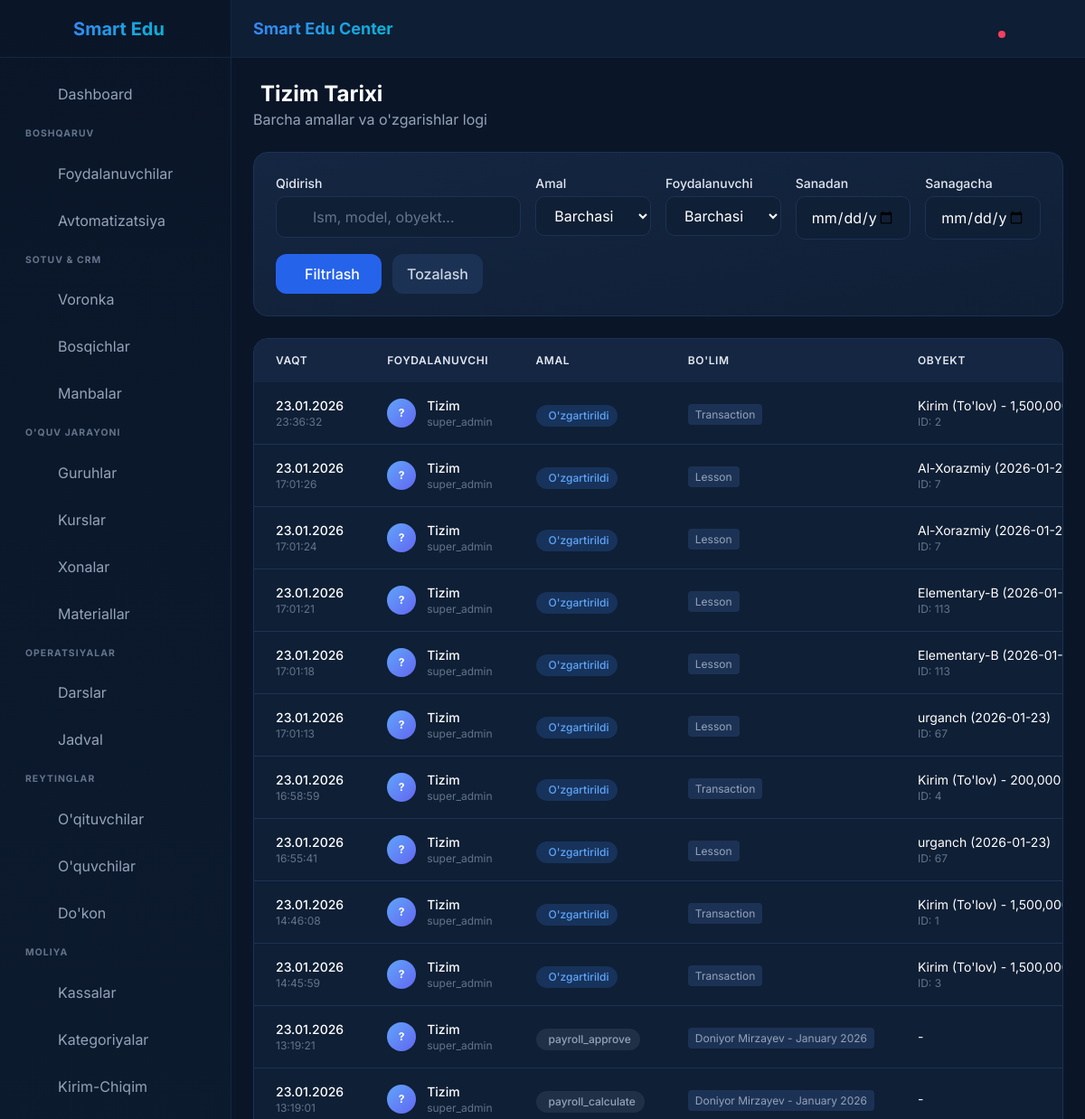
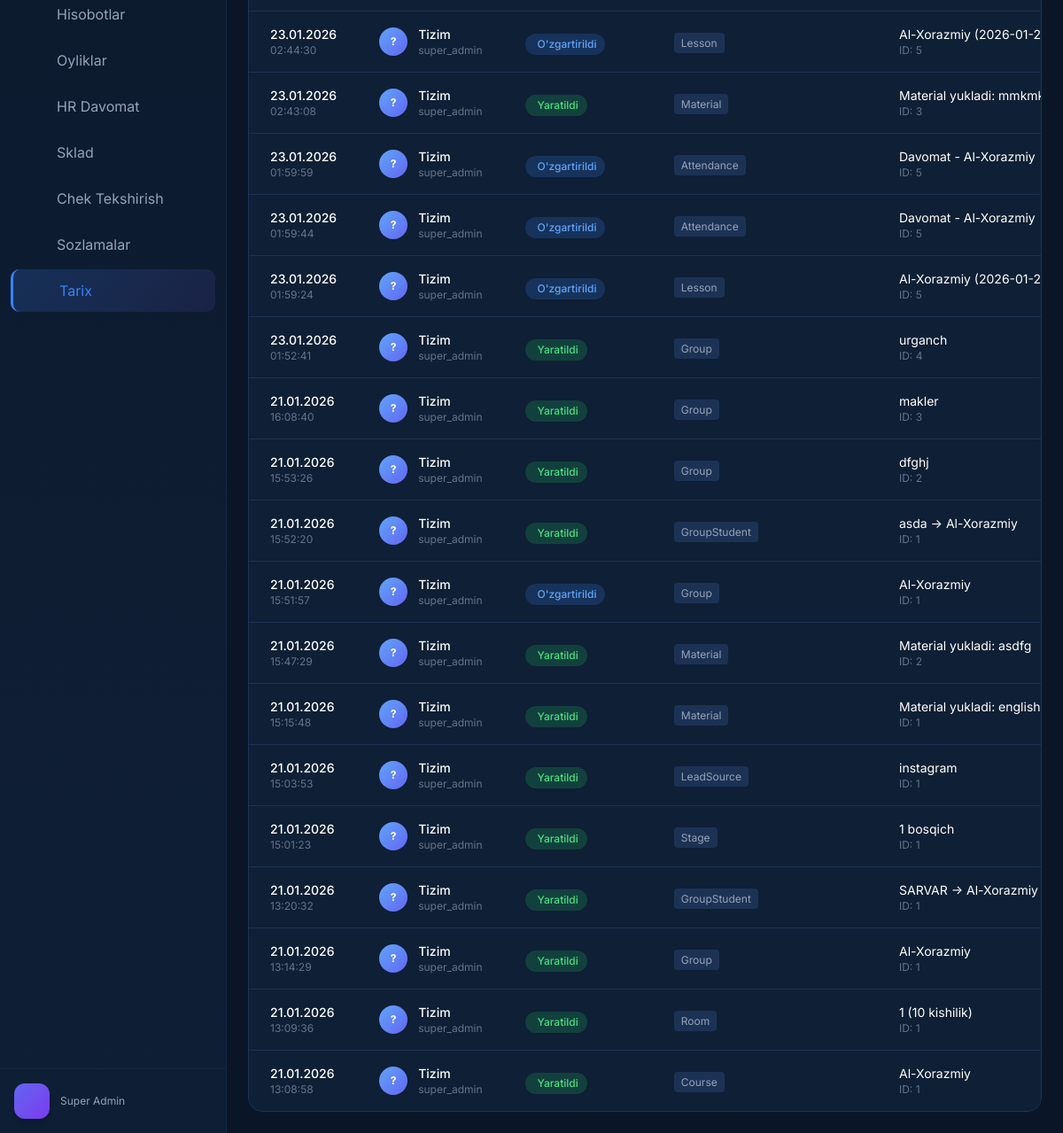
Screenshot of /core/history/ (signed in) with the database file from the repository (2 pictures, top to bottom).
### apps/users/models.py (models this page shows, shortened)
class User(AbstractUser, TenantAwareModel):
    ROLE_CHOICES = (
        ('super_admin', 'Super Admin'),  # Platforma egasi
        ('owner', 'Direktor'),  # Markaz egasi
        ('admin', 'Administrator'),  # Filial boshqaruvchisi
        ('teacher', 'O\'qituvchi'),
        ('student', 'O\'quvchi'),
        ('parent', 'Ota-ona'),
        ('staff', 'Xodim'),  # Boshqa xodimlar
    )
    username = None  # Usernameni o'chiramiz
    phone = models.CharField(max_length=20, unique=True, verbose_name="Telefon raqam")
    telegram_id = models.BigIntegerField(null=True, blank=True, unique=True, verbose_name="Telegram ID")
    USERNAME_FIELD = 'phone'
    REQUIRED_FIELDS = []
    objects = CustomUserManager()
    role = models.CharField(max_length=20, choices=ROLE_CHOICES, default='student', verbose_name="Roli")
    branch = models.ForeignKey('organizations.Branch', on_delete=models.SET_NULL, null=True, blank=True,
                               verbose_name="Filial")
    middle_name = models.CharField(max_length=50, blank=True, verbose_name="Otasining ismi")
    birth_date = models.DateField(null=True, blank=True, verbose_name="Tug'ilgan sana")
    avatar = models.ImageField(upload_to='avatars/%Y/%m/', blank=True, null=True, verbose_name="Rasm")
    nfc_card_id = models.CharField(max_length=50, blank=True, null=True, unique=True, verbose_name="NFC ID (Turniket)")
    profile_data = models.JSONField(default=dict, blank=True, verbose_name="Qo'shimcha Info")
    balance = models.DecimalField(max_digits=12, decimal_places=2, default=0, verbose_name="Hisob (Balans)")
    organization = models.ForeignKey(
        'organizations.Organization',
        on_delete=models.CASCADE,
        related_name='users',
        null=True,
        blank=True
    )
    class Meta:
        db_table = 'users'
        verbose_name = "Foydalanuvchi"
        verbose_name_plural = "Foydalanuvchilar"
        indexes = [
            models.Index(fields=['organization', 'role']),
            models.Index(fields=['organization', 'branch']),
            models.Index(fields=['phone']),
            models.Index(fields=['telegram_id']),
        ]

### apps/core/models.py (models this page shows, shortened)
class AuditLog(models.Model):
    ACTION_CHOICES = (
        ('CREATE', 'Yaratildi'),
        ('UPDATE', 'O\'zgartirildi'),
        ('DELETE', 'O\'chirildi'),
        ('LOGIN', 'Tizimga kirdi'),
        ('LOGOUT', 'Tizimdan chiqdi'),
    )
    organization = models.ForeignKey(
        'organizations.Organization',
        on_delete=models.CASCADE,
        null=True, blank=True,
        related_name='audit_logs'
    )
    user = models.ForeignKey(
        'users.User',
        on_delete=models.SET_NULL,
        null=True,
        related_name='audit_logs',
        verbose_name="Kim bajardi"
    )
    action = models.CharField(max_length=20, choices=ACTION_CHOICES, verbose_name="Amal")
    model_name = models.CharField(max_length=100, verbose_name="Model nomi")
    object_id = models.IntegerField(null=True, blank=True, verbose_name="Obyekt ID")
    object_repr = models.CharField(max_length=255, blank=True, verbose_name="Obyekt nomi")
    changes = models.JSONField(default=dict, blank=True, verbose_name="O'zgarishlar")
    ip_address = models.GenericIPAddressField(null=True, blank=True, verbose_name="IP Manzil")
    user_agent = models.CharField(max_length=500, blank=True, verbose_name="Brauzer")
    created_at = models.DateTimeField(auto_now_add=True, verbose_name="Vaqt")
    class Meta:
        db_table = 'audit_logs'
        ordering = ['-created_at']
        verbose_name = "Audit Log"
        verbose_name_plural = "Audit Loglar"

### apps/core/history_views.py (the view, shortened to what this page needs)
# urls.py: path('history/', history_list, name='history_list'),
@login_required
def history_list(request):
    logs = AuditLog.objects.select_related('user', 'organization').order_by('-created_at')
    if request.user.role != 'super_admin' and request.user.organization:
        logs = logs.filter(organization=request.user.organization)
    date_from = request.GET.get('date_from')
    date_to = request.GET.get('date_to')
    if date_from:
        logs = logs.filter(created_at__date__gte=date_from)
    if date_to:
        logs = logs.filter(created_at__date__lte=date_to)
    user_id = request.GET.get('user')
    if user_id:
        logs = logs.filter(user_id=user_id)
    action = request.GET.get('action')
    if action:
        logs = logs.filter(action=action)
    model_name = request.GET.get('model')
    if model_name:
        logs = logs.filter(model_name__icontains=model_name)
    search = request.GET.get('q')
    paginator = Paginator(logs, 50)  # 50 ta har sahifada
    page = request.GET.get('page', 1)
    logs_page = paginator.get_page(page)
    users_with_logs = User.objects.filter(
        audit_logs__isnull=False
    ).distinct().order_by('first_name')
    model_names = AuditLog.objects.values_list('model_name', flat=True).distinct()
    context = {
        'logs': logs_page,
        'users': users_with_logs,
        'model_names': set(model_names),
        'action_choices': AuditLog.ACTION_CHOICES,
        'current_action': action,
        'current_user': user_id,
        'current_model': model_name,
        'current_search': search,
        'date_from': date_from,
        'date_to': date_to,
    }
    return render(request, 'core/history.html', context)

### templates/core/history.html (shortened to what this page needs)
{% extends 'base.html' %}
{% block content %}
<div class="space-y-6">
    <div class="flex flex-col lg:flex-row lg:items-center lg:justify-between gap-4">
        <div>
            <h1 class="text-2xl font-bold text-white flex items-center gap-2">
                Tizim Tarixi
            </h1>
            <p class="text-slate-400">Barcha amallar va o'zgarishlar logi</p>
        </div>
    </div>
    <div class="rounded-2xl border border-[#1c3255] bg-gradient-to-br from-[#152642] to-[#0f1f35] p-6">
        <form method="GET" class="grid grid-cols-1 md:grid-cols-2 lg:grid-cols-6 gap-4">
            <div class="lg:col-span-2">
                <label class="block text-sm font-medium text-slate-300 mb-1">Qidirish</label>
                <div class="relative">
                    <input type="text" name="q" value="{{ current_search|default:'' }}"
                        placeholder="Ism, model, obyekt..."
                        class="w-full pl-10 px-4 py-2.5 rounded-xl bg-[#0f1f35] border border-[#1c3255] text-white focus:ring-2 focus:ring-blue-500/50 focus:outline-none">
                </div>
            </div>
            <div>
                <label class="block text-sm font-medium text-slate-300 mb-1">Amal</label>
                <select name="action" class="w-full px-4 py-2.5 rounded-xl bg-[#0f1f35] border border-[#1c3255] text-white focus:ring-2 focus:ring-blue-500/50 focus:outline-none">
                    <option value="">Barchasi</option>
                </select>
            </div>
            <div>
                <label class="block text-sm font-medium text-slate-300 mb-1">Foydalanuvchi</label>
                <select name="user" class="w-full px-4 py-2.5 rounded-xl bg-[#0f1f35] border border-[#1c3255] text-white focus:ring-2 focus:ring-blue-500/50 focus:outline-none">
                    <option value="">Barchasi</option>
                </select>
            </div>
            <div>
                <label class="block text-sm font-medium text-slate-300 mb-1">Sanadan</label>
                <input type="date" name="date_from" value="{{ date_from|default:'' }}"
                    class="w-full px-4 py-2.5 rounded-xl bg-[#0f1f35] border border-[#1c3255] text-white focus:ring-2 focus:ring-blue-500/50 focus:outline-none">
            </div>
            <div>
                <label class="block text-sm font-medium text-slate-300 mb-1">Sanagacha</label>
                <input type="date" name="date_to" value="{{ date_to|default:'' }}"
                    class="w-full px-4 py-2.5 rounded-xl bg-[#0f1f35] border border-[#1c3255] text-white focus:ring-2 focus:ring-blue-500/50 focus:outline-none">
            </div>
            <div class="lg:col-span-6 flex items-center gap-3">
                <button type="submit"
                    class="px-6 py-2.5 bg-blue-600 text-white rounded-xl font-medium hover:bg-blue-700 transition flex items-center gap-2">
                     Filtrlash
                </button>
                <a href="{% url 'core:history_list' %}"
                    class="px-4 py-2.5 bg-[#1c3255] text-slate-300 rounded-xl font-medium hover:bg-[#234069] transition">
                    Tozalash
                </a>
            </div>
        </form>
    </div>
    <div class="rounded-2xl border border-[#1c3255] bg-gradient-to-br from-[#152642] to-[#0f1f35] overflow-hidden">
        <div class="overflow-x-auto">
            <table class="w-full">
                <thead class="bg-[#0f1f35]">
                    <tr>
                        <th class="text-left px-6 py-4 text-xs font-semibold text-slate-400 uppercase tracking-wider">Vaqt</th>
                        <th class="text-left px-6 py-4 text-xs font-semibold text-slate-400 uppercase tracking-wider">Foydalanuvchi</th>
                        <th class="text-left px-6 py-4 text-xs font-semibold text-slate-400 uppercase tracking-wider">Amal</th>
                        <th class="text-left px-6 py-4 text-xs font-semibold text-slate-400 uppercase tracking-wider">Bo'lim</th>
                        <th class="text-left px-6 py-4 text-xs font-semibold text-slate-400 uppercase tracking-wider">Obyekt</th>
                    </tr>
                </thead>
                <tbody class="divide-y divide-[#1c3255]">
                    {% for log in logs %}
                    <tr class="hover:bg-[#1c3255] transition">
                        <td class="px-6 py-4 whitespace-nowrap">
                            <div class="text-sm font-medium text-white">{{ log.created_at|date:"d.m.Y" }}</div>
                            <div class="text-xs text-slate-500">{{ log.created_at|time:"H:i:s" }}</div>
                        </td>
                        <td class="px-6 py-4 whitespace-nowrap">
                            <div class="flex items-center gap-3">
                                <div class="w-8 h-8 bg-gradient-to-br from-blue-400 to-indigo-500 rounded-full flex items-center justify-center text-white text-xs font-bold">
                                    {{ log.user.first_name|first|default:"?" }}
                                </div>
                                <div>
                                    <div class="text-sm font-medium text-white">
                                        {{ log.user.first_name|default:"Tizim" }} {{ log.user.last_name|default:"" }}
                                    </div>
                                    <div class="text-xs text-slate-500">{{ log.user.role|default:"-" }}</div>
                                </div>
                            </div>
                        </td>
                        <td class="px-6 py-4 whitespace-nowrap">
                            <span class="inline-flex items-center gap-1 px-2.5 py-1 rounded-full text-xs font-medium
                                {% if log.action == 'CREATE' %}bg-green-500/20 text-green-400
                                {% elif log.action == 'UPDATE' %}bg-blue-500/20 text-blue-400
                                {% elif log.action == 'DELETE' %}bg-red-500/20 text-red-400
                                {% elif log.action == 'LOGIN' %}bg-purple-500/20 text-purple-400
                                {% else %}bg-slate-500/20 text-slate-400{% endif %}">
                                {{ log.get_action_display }}
                            </span>
                        </td>
                        <td class="px-6 py-4 whitespace-nowrap">
                            <span class="px-2 py-1 bg-[#1c3255] rounded text-xs text-slate-400">
                                {{ log.model_name }}
                            </span>
                        </td>
                        <td class="px-6 py-4">
                            <div class="text-sm text-white max-w-xs truncate" title="{{ log.object_repr }}">
                                {{ log.object_repr|default:"-" }}
                            </div>
                            {% if log.object_id %}
                            <div class="text-xs text-slate-500">ID: {{ log.object_id }}</div>
                            {% endif %}
                        </td>
                    </tr>
                    {% endfor %}
                </tbody>
            </table>
        </div>
    </div>
</div>
{% endblock %}

### templates/base.html (shortened to what this page needs)
{% load static %}
<!DOCTYPE html>
<html lang="uz" x-data="{
    darkMode: true,
    sidebarOpen: window.innerWidth >= 1024
}" :class="{ 'dark': darkMode }" class="dark">
<head>
    <script src="https://cdn.tailwindcss.com"></script>
    <link rel="stylesheet" href="{% static 'css/style.css' %}">
</head>
<body class="font-sans antialiased overflow-hidden bg-[#0a1628] text-slate-100">
    <div class="flex h-screen w-full">
        <aside
            class="flex-shrink-0 w-64 flex flex-col transition-all duration-300 transform lg:transform-none z-50 absolute lg:relative h-full sidebar-dark"
            :class="sidebarOpen ? 'translate-x-0' : '-translate-x-full'">
            <div class="h-16 flex items-center justify-center border-b border-[#152642]">
                <span class="text-xl font-bold flex items-center gap-2 text-gradient">
                    Smart Edu
                </span>
            </div>
            <div id="sidebar-nav" class="flex-1 overflow-y-auto py-4 px-3 space-y-1">
                {% include 'components/sidebar.html' %}
            </div>
            <div class="p-4 border-t border-[#152642] bg-[#0f1f35]/50">
                <div class="flex items-center gap-3">
                    <div
                        class="w-10 h-10 rounded-xl bg-gradient-to-br from-indigo-500 to-violet-600 text-white flex items-center justify-center font-bold shadow-md">
                    </div>
                    <div class="flex-1 min-w-0">
                        <p class="text-xs truncate text-slate-400">{{ request.user.get_role_display }}</p>
                    </div>
                    <a href="{% url 'logout' %}"
                        class="transition p-2 rounded-lg text-slate-400 hover:text-red-400 hover:bg-red-500/10">
                    </a>
                </div>
            </div>
        </aside>
        <div class="flex-1 flex flex-col h-screen min-w-0 overflow-hidden">
            <header class="h-16 flex items-center justify-between px-6 z-40 header-dark">
                <h1 class="text-lg font-bold hidden sm:block text-gradient">
                    {{ organization.name|default:"Smart Edu Center" }}
                </h1>
                <div class="flex items-center gap-2" x-data="{ notifOpen: false, logoutOpen: false }">
                    <div class="relative">
                        <button @click="notifOpen = !notifOpen"
                            class="relative p-2.5 rounded-xl transition text-slate-400 hover:text-amber-400 hover:bg-[#152642]">
                            <span class="absolute top-2 right-2 w-2 h-2 bg-rose-500 rounded-full animate-pulse"></span>
                        </button>
                    </div>
                    <button class="p-2.5 text-slate-400 hover:text-blue-400 hover:bg-[#152642] rounded-xl transition">
                    </button>
                    <div class="relative">
                        <button @click="logoutOpen = true"
                            class="p-2.5 text-slate-400 hover:text-rose-400 hover:bg-rose-500/10 rounded-xl transition">
                        </button>
                    </div>
                </div>
            </header>
            <main class="flex-1 overflow-y-auto p-6 bg-[#0a1628]">
                {% block content %}{% endblock %}
            </main>
        </div>
    </div>
</body>
</html>

### rows the page displays
User: user.role "Super Admin"
AuditLog: created_at "23.01.2026", created_at "23:36:32", user.first_name|first "?", user.first_name "Tizim", user.role "super_admin", action "O'zgartirildi", model_name "Transaction", object_repr "Kirim (To'lov) -…", object_id "2"
AuditLog: created_at "23.01.2026", created_at "17:01:26", user.first_name|first "?", user.first_name "Tizim", user.role "super_admin", action "O'zgartirildi", model_name "Lesson", object_repr "Al-Xorazmiy…", object_id "7"
AuditLog: created_at "23.01.2026", created_at "17:01:24", user.first_name|first "?", user.first_name "Tizim", user.role "super_admin", action "O'zgartirildi", model_name "Lesson", object_repr "Al-Xorazmiy…", object_id "7"
AuditLog: created_at "23.01.2026", created_at "17:01:21", user.first_name|first "?", user.first_name "Tizim", user.role "super_admin", action "O'zgartirildi", model_name "Lesson", object_repr "Elementary-B…", object_id "113"
AuditLog: created_at "23.01.2026", created_at "17:01:18", user.first_name|first "?", user.first_name "Tizim", user.role "super_admin", action "O'zgartirildi", model_name "Lesson", object_repr "Elementary-B…", object_id "113"
AuditLog: created_at "23.01.2026", created_at "17:01:13", user.first_name|first "?", user.first_name "Tizim", user.role "super_admin", action "O'zgartirildi", model_name "Lesson", object_repr "urganch (2026-01-23)", object_id "67"
AuditLog: created_at "23.01.2026", created_at "16:58:59", user.first_name|first "?", user.first_name "Tizim", user.role "super_admin", action "O'zgartirildi", model_name "Transaction", object_repr "Kirim (To'lov) - 200,000", object_id "4"
AuditLog: created_at "23.01.2026", created_at "16:55:41", user.first_name|first "?", user.first_name "Tizim", user.role "super_admin", action "O'zgartirildi", model_name "Lesson", object_repr "urganch (2026-01-23)", object_id "67"
AuditLog: created_at "23.01.2026", created_at "14:46:08", user.first_name|first "?", user.first_name "Tizim", user.role "super_admin", action "O'zgartirildi", model_name "Transaction", object_repr "Kirim (To'lov) -…", object_id "1"
AuditLog: created_at "23.01.2026", created_at "14:45:59", user.first_name|first "?", user.first_name "Tizim", user.role "super_admin", action "O'zgartirildi", model_name "Transaction", object_repr "Kirim (To'lov) -…", object_id "3"
AuditLog: created_at "23.01.2026", created_at "13:19:21", user.first_name|first "?", user.first_name "Tizim", user.role "super_admin", action "payroll_approve", model_name "Doniyor Mirzayev - January 2026", object_repr "-"
AuditLog: created_at "23.01.2026", created_at "13:19:01", user.first_name|first "?", user.first_name "Tizim", user.role "super_admin", action "payroll_calculate", model_name "Doniyor Mirzayev - January 2026", object_repr "-"
AuditLog: created_at "23.01.2026", created_at "02:44:30", user.first_name|first "?", user.first_name "Tizim", user.role "super_admin", action "O'zgartirildi", model_name "Lesson", object_repr "Al-Xorazmiy…", object_id "5"
AuditLog: created_at "23.01.2026", created_at "02:43:08", user.first_name|first "?", user.first_name "Tizim", user.role "super_admin", action "Yaratildi", model_name "Material", object_repr "Material yukladi:…", object_id "3"
AuditLog: created_at "23.01.2026", created_at "01:59:59", user.first_name|first "?", user.first_name "Tizim", user.role "super_admin", action "O'zgartirildi", model_name "Attendance", object_repr "Davomat - Al-Xorazmiy", object_id "5"
AuditLog: created_at "23.01.2026", created_at "01:59:44", user.first_name|first "?", user.first_name "Tizim", user.role "super_admin", action "O'zgartirildi", model_name "Attendance", object_repr "Davomat - Al-Xorazmiy", object_id "5"
AuditLog: created_at "23.01.2026", created_at "01:59:24", user.first_name|first "?", user.first_name "Tizim", user.role "super_admin", action "O'zgartirildi", model_name "Lesson", object_repr "Al-Xorazmiy…", object_id "5"
AuditLog: created_at "23.01.2026", created_at "01:52:41", user.first_name|first "?", user.first_name "Tizim", user.role "super_admin", action "Yaratildi", model_name "Group", object_repr "urganch", object_id "4"
AuditLog: created_at "21.01.2026", created_at "16:08:40", user.first_name|first "?", user.first_name "Tizim", user.role "super_admin", action "Yaratildi", model_name "Group", object_repr "makler", object_id "3"
AuditLog: created_at "21.01.2026", created_at "15:53:26", user.first_name|first "?", user.first_name "Tizim", user.role "super_admin", action "Yaratildi", model_name "Group", object_repr "dfghj", object_id "2"
AuditLog: created_at "21.01.2026", created_at "15:52:20", user.first_name|first "?", user.first_name "Tizim", user.role "super_admin", action "Yaratildi", model_name "GroupStudent", object_repr "asda -> Al-Xorazmiy", object_id "1"
AuditLog: created_at "21.01.2026", created_at "15:51:57", user.first_name|first "?", user.first_name "Tizim", user.role "super_admin", action "O'zgartirildi", model_name "Group", object_repr "Al-Xorazmiy", object_id "1"
AuditLog: created_at "21.01.2026", created_at "15:47:29", user.first_name|first "?", user.first_name "Tizim", user.role "super_admin", action "Yaratildi", model_name "Material", object_repr "Material yukladi: asdfg", object_id "2"
AuditLog: created_at "21.01.2026", created_at "15:15:48", user.first_name|first "?", user.first_name "Tizim", user.role "super_admin", action "Yaratildi", model_name "Material", object_repr "Material yukladi: english…", object_id "1"
AuditLog: created_at "21.01.2026", created_at "15:03:53", user.first_name|first "?", user.first_name "Tizim", user.role "super_admin", action "Yaratildi", model_name "LeadSource", object_repr "instagram", object_id "1"
AuditLog: created_at "21.01.2026", created_at "15:01:23", user.first_name|first "?", user.first_name "Tizim", user.role "super_admin", action "Yaratildi", model_name "Stage", object_repr "1 bosqich", object_id "1"
AuditLog: created_at "21.01.2026", created_at "13:20:32", user.first_name|first "?", user.first_name "Tizim", user.role "super_admin", action "Yaratildi", model_name "GroupStudent", object_repr "SARVAR -> Al-Xorazmiy", object_id "1"
AuditLog: created_at "21.01.2026", created_at "13:14:29", user.first_name|first "?", user.first_name "Tizim", user.role "super_admin", action "Yaratildi", model_name "Group", object_repr "Al-Xorazmiy", object_id "1"
AuditLog: created_at "21.01.2026", created_at "13:09:36", user.first_name|first "?", user.first_name "Tizim", user.role "super_admin", action "Yaratildi", model_name "Room", object_repr "1 (10 kishilik)", object_id "1"
AuditLog: created_at "21.01.2026", created_at "13:08:58", user.first_name|first "?", user.first_name "Tizim", user.role "super_admin", action "Yaratildi", model_name "Course", object_repr "Al-Xorazmiy", object_id "1"

### other values shown
{{ organization.name|default:"Smart Edu Center" }} "Smart Edu Center"
